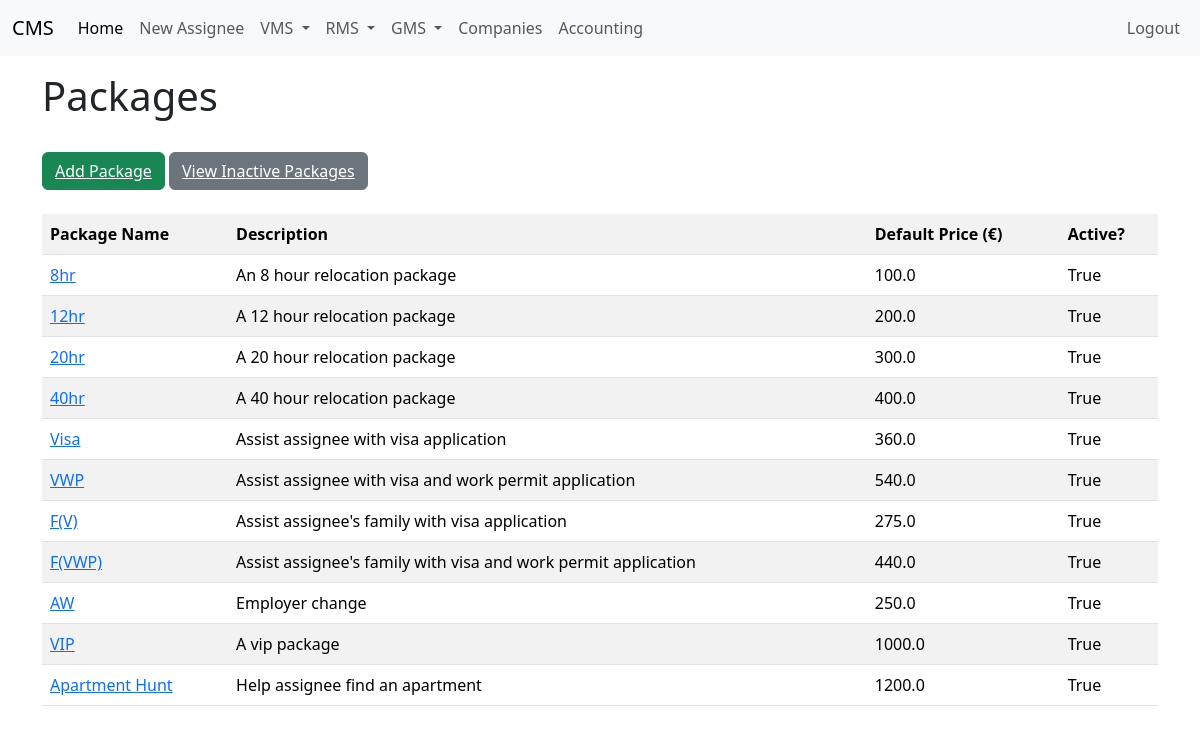
Before: /packages (signed in) with the older database file.
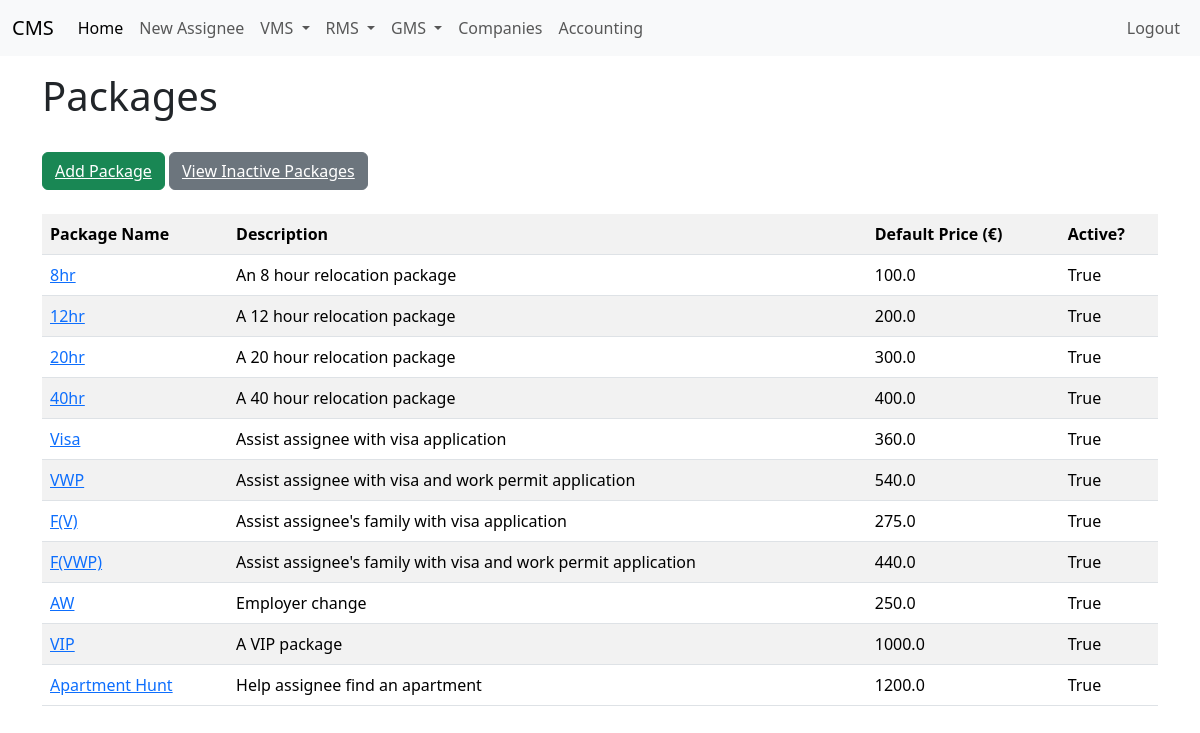
After: the same page with the newer database file.
### app/models.py (models this page shows, shortened)
class Package(db.Model):
    id: so.Mapped[int] = so.mapped_column(primary_key=True)
    name: so.Mapped[str] = so.mapped_column(sa.String(100), index=True, unique=True)
    default_price: so.Mapped[float] = so.mapped_column(sa.Float, nullable=True)
    description: so.Mapped[Optional[str]] = so.mapped_column(sa.String(500))
    active: so.Mapped[bool] = so.mapped_column(sa.Boolean, nullable=True)
    company_packages: so.Mapped[List["CompanyPackage"]] = so.relationship(back_populates="package")
    assignees: so.Mapped[List["Assignee"]] = so.relationship(
        secondary="assignee_package",
        back_populates="packages"
    )

### app/routes.py (the view)
@app.route("/packages", methods=["GET"])
@login_required
def packages():
    packages = Package.query.where(Package.active == True).all()
    return render_template("packages.html", title="Packages", packages=packages)

### app/models.py (called while the page is built)
@login.user_loader
def load_user(id):
    return db.session.get(User, int(id))

### app/templates/packages.html
{% extends "base.html" %}
{% block content %}
<h1>Packages</h1><br>
<button type="button" class="btn btn-success">
    <a href="{{url_for('add_package')}}", style="color: white;">Add Package</a>
</button>
<button type="button" class="btn btn-secondary">
    <a href="{{url_for('view_inactive_packages')}}", style="color: white;">View Inactive Packages</a>
</button>
<br><br>
<table class="table table-striped table-hover">
    <tr>
        <th>Package Name</th>
        <th>Description</th>
        <th>Default Price (€)</th>
        <th>Active?</th>
    </tr>
    {% for package in packages %}
        <tr>
            <td><a href="{{url_for('edit_package', package_id = package.id)}}">{{ package.name }}</a> </td>
            <td>{{ package.description }} </td>
            <td>{{ package.default_price }} </td>
            <td>{{ package.active }} </td>
        </tr>
    {% endfor %}
</table>
{% endblock %}

### app/templates/base.html (shortened to what this page needs)
<!doctype html>
<html>
    <head>
        <link href="https://cdn.jsdelivr.net/npm/bootstrap@5.3.3/dist/css/bootstrap.min.css" rel="stylesheet">
    </head>
    <body>
        <nav class="navbar navbar-expand-lg bg-body-tertiary">
            <div class="container-fluid">
              <a class="navbar-brand" href="{{url_for('index')}}">CMS</a>
              <div class="collapse navbar-collapse" id="navbarSupportedContent">
                <ul class="navbar-nav me-auto mb-2 mb-lg-0">
                  <li class="nav-item">
                    <a class="nav-link active" aria-current="page" href="{{url_for('index')}}">Home</a>
                  </li>
                  <li class="nav-item">
                    <a class="nav-link" href="{{ url_for('new_assignee') }}">New Assignee</a>
                  </li>
                  <li class="nav-item dropdown">
                    <a class="nav-link dropdown-toggle" href="#" role="button" data-bs-toggle="dropdown" aria-expanded="false">
                      VMS
                    </a>
                  </li>
                  <li class="nav-item dropdown">
                    <a class="nav-link dropdown-toggle" href="#" role="button" data-bs-toggle="dropdown" aria-expanded="false">
                      RMS
                    </a>
                  </li>
                  <li class="nav-item dropdown">
                    <a class="nav-link dropdown-toggle" href="#" role="button" data-bs-toggle="dropdown" aria-expanded="false">
                      GMS
                    </a>
                  </li>
                    <a class="nav-link" href="{{ url_for('companies') }}">Companies</a>
                  <li class="nav-item">
                    <a class="nav-link" href="{{ url_for('accounting') }}">Accounting</a>
                  </li>
                </ul>
                <ul class="navbar-nav mb-2 mb-lg-0">
                  {% if current_user.is_anonymous %}
                  <li class="nav-item">
                    <a class="nav-link" aria-current="page" href="{{ url_for('login') }}">Login</a>
                  </li>
                  {% else %}
                  <li class="nav-item">
                    <a class="nav-link" aria-current="page" href="{{ url_for('logout') }}">Logout</a>
                  {% endif %}
                  </li>
                </ul>
              </div>
            </div>
          </nav>
        <div class="container mt-3">
        {% block content %}{% endblock %}
        </div>
    </body>
</html>

Changed rows visible on the page:
changed Package "VIP": description "A vip package" → "A VIP package"
